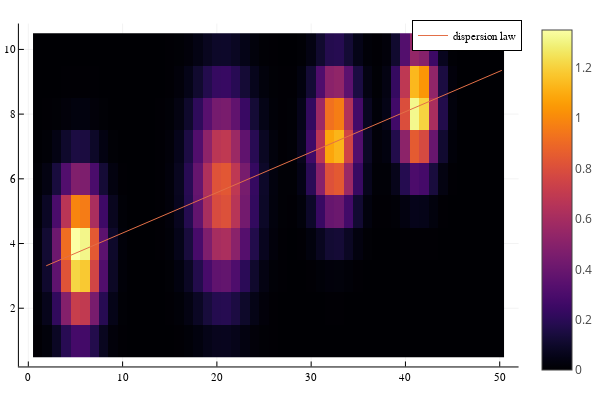

The notebook cell this image was saved under:
### Code cell
# model of the LensletModel
bbox = BoundingBox(xmin=1, ymin=1, xmax=10, ymax=50);
a0= 1. .- 0.2 .* randn(Float64,length(λlaser));
fwhm0= 5. .-  2. .* rand(Float64,length(λlaser));
laser =  LaserModel(λlaser,a0,fwhm0);
lmod = LensletModel(λ0,laser.nλ-1,bbox);

C0 = zeros(2,laser.nλ)
C0[1:2,1:2] = [[ 6.2 10]; [25 80]]
UpdateDispModel(lmod.dmodel,C0)
@show lmod.dmodel.(λlaser)
limage = LensletLaserImage(lmod,laser)
wxy0 = lmod.dmodel.(wavelengthrange)
(wx0,wy0) = collect.( zip(wxy0...))
heatmap(limage)
plot!(wy0,wx0; label="dispersion law")

### Figure 1 — Plotly figure (JSON) as saved in the notebook; plotly's stock layout.template omitted (floating-point values rounded to 4 significant figures; data arrays with more than 128 entries replaced by an {"elided": "..."} marker saying what was removed)
{"data": [{"colorbar": {"title": ""}, "colorscale": {"elided": "256x2 mixed values"}, "hoverinfo": "none", "name": "y1", "showlegend": false, "showscale": true, "type": "heatmap", "x": [0.5, 1.5, 2.5, 3.5, 4.5, 5.5, 6.5, 7.5, 8.5, 9.5, 10.5, 11.5, 12.5, 13.5, 14.5, 15.5, 16.5, 17.5, 18.5, 19.5, 20.5, 21.5, 22.5, 23.5, 24.5, 25.5, 26.5, 27.5, 28.5, 29.5, 30.5, 31.5, 32.5, 33.5, 34.5, 35.5, 36.5, 37.5, 38.5, 39.5, 40.5, 41.5, 42.5, 43.5, 44.5, 45.5, 46.5, 47.5, 48.5, 49.5, 50.5], "xaxis": "x", "y": [0.5, 1.5, 2.5, 3.5, 4.5, 5.5, 6.5, 7.5, 8.5, 9.5, 10.5], "yaxis": "y", "z": {"elided": "10x50 float values"}, "zmax": 1.351, "zmin": 7.031e-17}, {"colorbar": {"title": ""}, "legendgroup": "dispersion law", "line": {"color": "rgba(227, 111, 71, 1.000)", "dash": "solid", "shape": "linear", "width": 1}, "mode": "lines", "name": "dispersion law", "showlegend": true, "type": "scatter", "x": [50.23, 49.24, 48.25, 47.27, 46.28, 45.29, 44.31, 43.32, 42.34, 41.35, 40.36, 39.38, 38.39, 37.4, 36.42, 35.43, 34.45, 33.46, 32.47, 31.49, 30.5, 29.51, 28.53, 27.54, 26.55, 25.57, 24.58, 23.6, 22.61, 21.62, 20.64, 19.65, 18.66, 17.68, 16.69, 15.71, 14.72, 13.73, 12.75, 11.76, 10.77, 9.787, 8.801, 7.815, 6.828, 5.842, 4.856, 3.869, 2.883, 1.897], "xaxis": "x", "y": [9.353, 9.23, 9.107, 8.983, 8.86, 8.737, 8.614, 8.49, 8.367, 8.244, 8.12, 7.997, 7.874, 7.751, 7.627, 7.504, 7.381, 7.257, 7.134, 7.011, 6.888, 6.764, 6.641, 6.518, 6.394, 6.271, 6.148, 6.024, 5.901, 5.778, 5.655, 5.531, 5.408, 5.285, 5.161, 5.038, 4.915, 4.792, 4.668, 4.545, 4.422, 4.298, 4.175, 4.052, 3.929, 3.805, 3.682, 3.559, 3.435, 3.312], "yaxis": "y", "zmax": 1.351, "zmin": 7.031e-17}], "layout": {"annotations": [], "height": 400, "legend": {"bgcolor": "rgba(255, 255, 255, 1.000)", "bordercolor": "rgba(0, 0, 0, 1.000)", "borderwidth": 1, "font": {"color": "rgba(0, 0, 0, 1.000)", "family": "sans-serif", "size": 11}, "title": {"font": {"color": "rgba(0, 0, 0, 1.000)", "family": "sans-serif", "size": 15}, "text": ""}, "tracegroupgap": 0, "traceorder": "normal", "x": 1, "xanchor": "auto", "y": 1, "yanchor": "auto"}, "margin": {"b": 20, "l": 0, "r": 0, "t": 20}, "paper_bgcolor": "rgba(255, 255, 255, 1.000)", "plot_bgcolor": "rgba(255, 255, 255, 1.000)", "showlegend": true, "width": 600, "xaxis": {"anchor": "y", "domain": [0.03619, 0.9934], "gridcolor": "rgba(0, 0, 0, 0.100)", "gridwidth": 0.5, "linecolor": "rgba(0, 0, 0, 1.000)", "mirror": false, "range": [-1, 52], "showgrid": true, "showline": true, "showticklabels": true, "tickangle": 0, "tickcolor": "rgb(0, 0, 0)", "tickfont": {"color": "rgba(0, 0, 0, 1.000)", "family": "sans-serif", "size": 11}, "tickmode": "array", "ticks": "inside", "ticktext": ["0", "10", "20", "30", "40", "50"], "tickvals": [0, 10, 20, 30, 40, 50], "title": "", "titlefont": {"color": "rgba(0, 0, 0, 1.000)", "family": "sans-serif", "size": 15}, "type": "-", "visible": true, "zeroline": false, "zerolinecolor": "rgba(0, 0, 0, 1.000)"}, "yaxis": {"anchor": "x", "domain": [0.03762, 0.9902], "gridcolor": "rgba(0, 0, 0, 0.100)", "gridwidth": 0.5, "linecolor": "rgba(0, 0, 0, 1.000)", "mirror": false, "range": [0.2, 10.8], "showgrid": true, "showline": true, "showticklabels": true, "tickangle": 0, "tickcolor": "rgb(0, 0, 0)", "tickfont": {"color": "rgba(0, 0, 0, 1.000)", "family": "sans-serif", "size": 11}, "tickmode": "array", "ticks": "inside", "ticktext": ["2", "4", "6", "8", "10"], "tickvals": [2, 4, 6, 8, 10], "title": "", "titlefont": {"color": "rgba(0, 0, 0, 1.000)", "family": "sans-serif", "size": 15}, "type": "-", "visible": true, "zeroline": false, "zerolinecolor": "rgba(0, 0, 0, 1.000)"}}}
